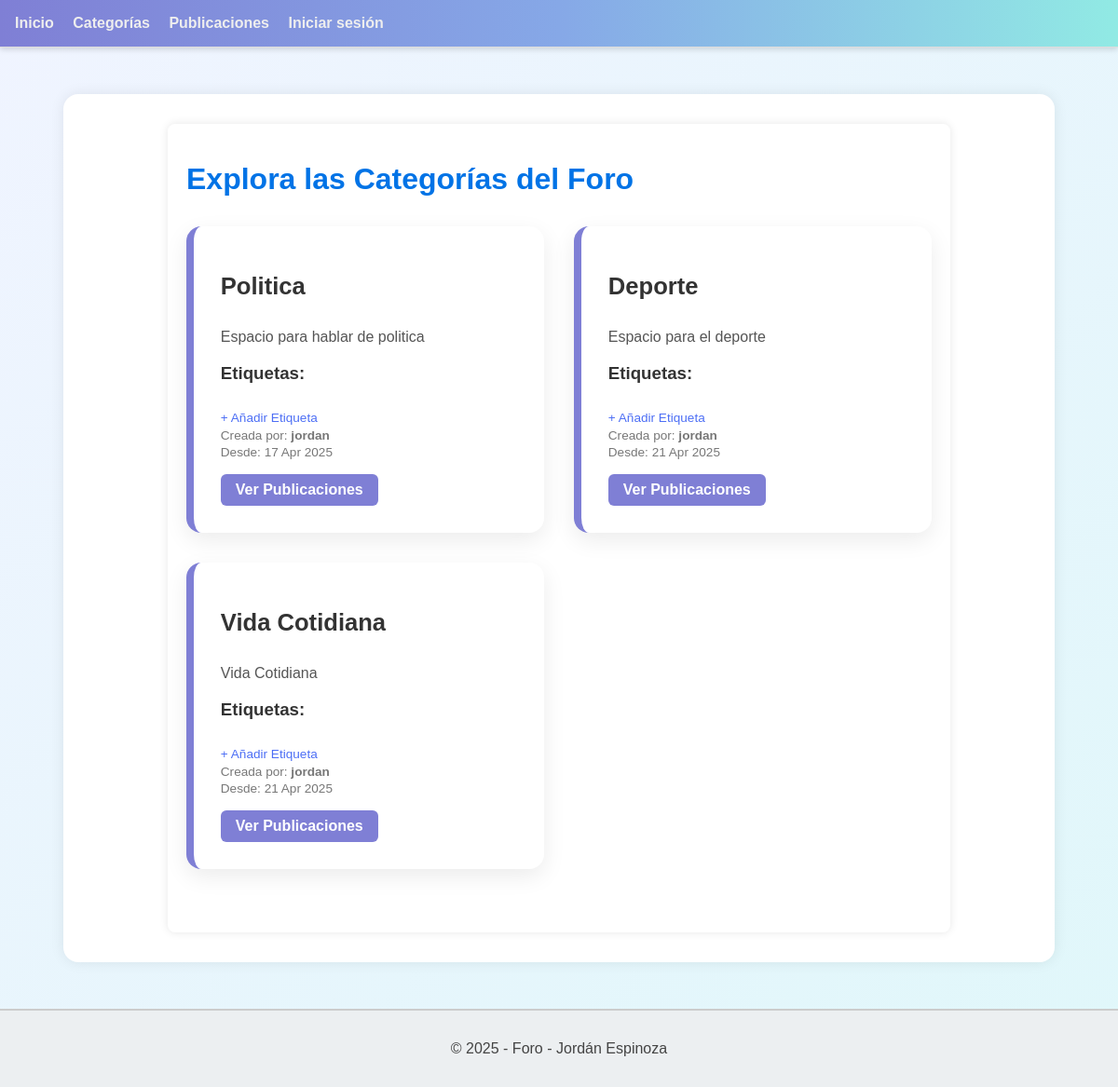
/foro/categorias/listar/, run on the app's committed database.
### foro_aplicacion/models.py (models this page shows, shortened)
class Categoria(models.Model):
    nombre = models.CharField(max_length=50)
    descripcion = models.TextField(blank=True)
    fecha_creacion = models.DateTimeField(auto_now_add=True)
    usuario = models.ForeignKey(Usuario, on_delete=models.CASCADE, related_name='categorias')

class Usuario(AbstractUser):
    correo = models.EmailField(max_length=100, unique=True)
    es_admin = models.BooleanField(default=False)
    es_baneado = models.BooleanField(default=False)
    es_moderador = models.BooleanField(default=False)
    es_autor = models.BooleanField(default=False)
    reputacion = models.IntegerField(default=0)
    class Meta:
        verbose_name = 'Usuario'
        verbose_name_plural = 'Usuarios'

### foro_aplicacion/views.py (the view)
# urls.py: path('categorias/listar/', CategoriaListView.as_view(), name='listar'),
class CategoriaListView(ListView):
    model = Categoria
    template_name = 'categorias/listar.html'
    def get_context_data(self, **kwargs):
        context = super().get_context_data(**kwargs)
        context['etiquetas'] = Etiqueta.objects.all()
        return context

### foro_aplicacion/templates/categorias/listar.html (shortened to what this page needs)
{% extends 'template_base.html' %}
{% block body %}
<div class="container">
    <h1 class="titulo">Explora las Categorías del Foro</h1>
    <div class="categoria-lista">
        {% for categoria in object_list %}
            <div class="categoria-card">
                <div class="categoria-header">
                    <h2 class="nombre">{{ categoria.nombre }}</h2>
                </div>
                <p class="descripcion">{{ categoria.descripcion|default:"Sin descripción" }}</p>
                <div class="etiquetas-wrapper">
                    <h3>Etiquetas:</h3>
                    <a href="{% url 'crear_etiqueta' %}" class="crear-etiqueta-link">+ Añadir Etiqueta</a>
                </div>
                <p class="autor">Creada por: <strong>{{ categoria.usuario.username }}</strong></p>
                <p class="fecha">Desde: {{ categoria.fecha_creacion|date:"d M Y" }}</p>
                <div class="botones-categoria">
                    <a href="{% url 'publicaciones_por_categoria' categoria.id %}" class="btn btn-publicaciones">Ver Publicaciones</a>
                </div>
            </div>
        {% empty %}
            <p class="sin-categorias">No hay categorías disponibles.</p>
        {% endfor %}
    </div>
</div>
{% endblock %}

### static/css/styles.css (style rules this page uses)
body { margin: 0; padding: 0; background: linear-gradient(135deg, #f0f4ff, #e0f7fa); color: #333; font-family: 'Segoe UI', Tahoma, Geneva, Verdana, sans-serif; }
body { font-family: Arial, sans-serif; background-color: #f4f4f4; color: #333; }
.container { max-width: 800px; margin: 0 auto; padding: 20px; background-color: #fff; box-shadow: 0 0 10px rgba(0, 0, 0, 0.1); border-radius: 8px; }
.titulo { font-size: 2em; margin-bottom: 20px; color: #0073e6; }
.btn { background-color: #0073e6; color: #fff; padding: 10px 20px; border: none; border-radius: 4px; cursor: pointer; font-size: 1em; }
.categoria-lista { display: grid; grid-template-columns: repeat(auto-fill, minmax(340px, 1fr)); gap: 2rem; margin-top: 2rem; }
.categoria-card { background: #ffffff; border-left: 8px solid #7f7fd5; padding: 1.8rem; border-radius: 16px; box-shadow: 0 8px 24px rgba(0, 0, 0, 0.08); transition: transform 0.3s ease, box-shadow 0.3s ease; }
.categoria-header { display: flex; justify-content: space-between; align-items: center; margin-bottom: 0.8rem; }
.categoria-card .nombre { font-size: 1.6rem; font-weight: bold; color: #333; }
.descripcion { font-size: 1rem; color: #555; margin-bottom: 1rem; }
.etiquetas-wrapper { margin-top: 1rem; }
.crear-etiqueta-link { font-size: 0.85rem; color: #4c6ef5; text-decoration: none; }
.autor, .fecha { font-size: 0.85rem; color: #777; margin: 0.2rem 0; }
.botones-categoria { margin-top: 1rem; }
a.btn { display: inline-block; padding: 0.5rem 1rem; border-radius: 6px; font-weight: bold; text-decoration: none; transition: all 0.3s ease; }
.btn-publicaciones { background-color: #7f7fd5; color: white; }
h2 { font-size: 24px; font-weight: bold; margin-bottom: 15px; color: #333; }

### data on the page
Categoria: nombre "Politica", descripcion "Espacio para hablar de politica", usuario.username "jordan", fecha_creacion "17 Apr 2025"
Categoria: nombre "Deporte", descripcion "Espacio para el deporte", usuario.username "jordan", fecha_creacion "21 Apr 2025"
Categoria: nombre "Vida Cotidiana", descripcion "Vida Cotidiana", usuario.username "jordan", fecha_creacion "21 Apr 2025"
